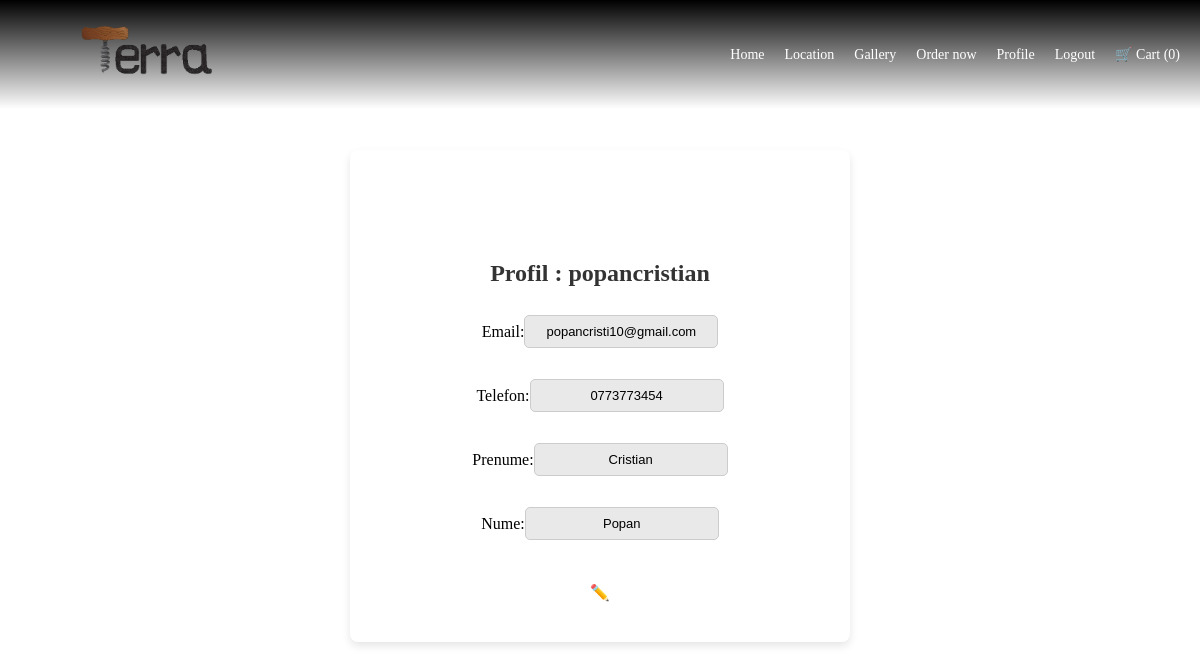
Page /profile/profile/ (signed in) on the earlier database version.
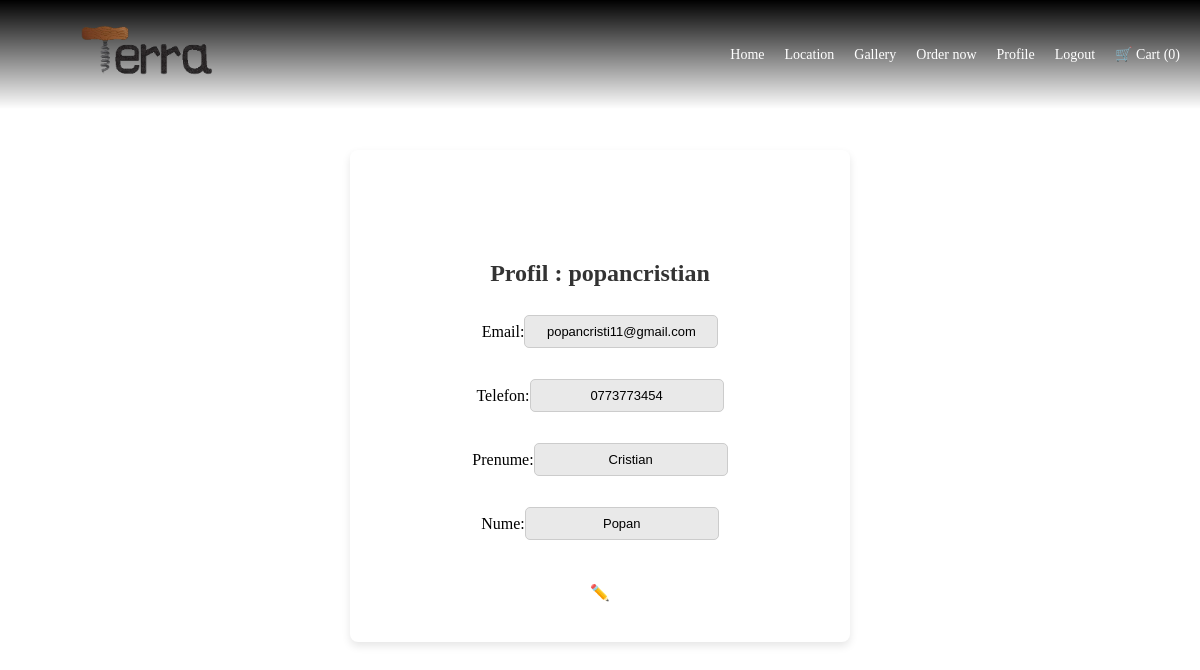
Same page on the later database version.
### login_accounts/models.py (models this page shows)
class Customer(AbstractUser):
    phone = models.CharField(max_length=10, blank=True, null=True)
    first_name = models.CharField(max_length=50, blank=True, null=True)
    last_name = models.CharField(max_length=50, blank=True, null=True)

### user_profile/views.py (the view, shortened to what this page needs)
# urls.py: path('profile/', views.profile_view, name='profile')
@login_required
def profile_view(request):
    user = User.objects.get(id=request.user.id)
    return render(request, 'profile.html', {'user': user})

### cart/views.py (called while the page is built)
def cart_total_quantity(request): # for the context processor to show everywhere
    if request.user.is_authenticated:
        total_quantity = sum(item.quantity for item in Cart.objects.filter(user=request.user))
    else:
        total_quantity = 0
    return {'total_quantity': total_quantity}

### user_profile/templates/profile.html (shortened to what this page needs)
{%extends 'base.html' %}
{% load static %}
{% block content %}
<div class="profile-container">
    <h2>Profil : {{ user.username }}</h2>
    <form method="post">
        <div class="form-group">
            <label for="email">Email:</label>
            <input type="email" id="email" name="email" value="{{ user.email }}" readonly>
        </div>
        <div class="form-group">
            <label for="phone">Telefon:</label>
            <input type="text" id="phone" name="phone" value="{{ user.phone }}" readonly>
        </div>
        <div class="form-group">
            <label for="first_name">Prenume:</label>
            <input type="text" id="first_name" name="first_name" value="{{ user.first_name }}" readonly>
        </div>
        <div class="form-group">
            <label for="last_name">Nume:</label>
            <input type="text" id="last_name" name="last_name" value="{{ user.last_name }}" readonly>
        </div>
        <button type="button" class="edit-btn" onclick="enableEdit()">✏️</button>
    </form>
</div>
{% endblock %}

Differences in the rows shown:
changed Customer "popancristian": email "popancristi10@gmail.com" → "popancristi11@gmail.com"
